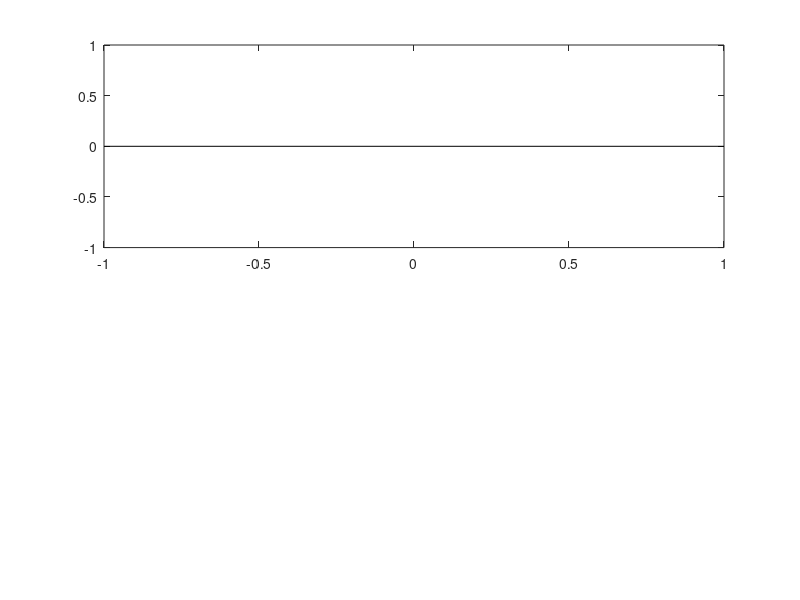

The MATLAB script that drew this image: (Note: this script raises an error after producing the figure.)
%=========================================================================%
%                                                                         %
%  Autors: Enrico Bertolazzi                                              %
%          Department of Industrial Engineering                           %
%          University of Trento                                           %
%          enrico.bertolazzi@unitn.it                                     %
%          m.fregox@gmail.com                                             %
%                                                                         %
%=========================================================================%
% Driver test program to check Clothoids lib                              %
%=========================================================================%

addpath('../matlab');

x0=-1;
y0=0;
x1=1;
y1=0;

theta0 = pi/12;
theta1 = -pi/4;
a0     = theta0+pi/2;
a1     = theta1+pi/2;

p =[x0,x1;y0,y1];
u =[cos(a0),cos(a1);sin(a0),sin(a1)];

subplot(2,1,1);
hold off
plot(p(1,:),p(2,:),'k');
hold on
bi_arc = fnrfn(rscvn(p,u),[0.5,1.5]);
bspline_plot(bi_arc,true);
axis equal

subplot(2,1,2);
hold off
plot(p(1,:),p(2,:),'k');
hold on
L1 = Biarc(x0,y0,theta0,x1,y1,theta1);
L1.info();
L1.plot();
axis equal
